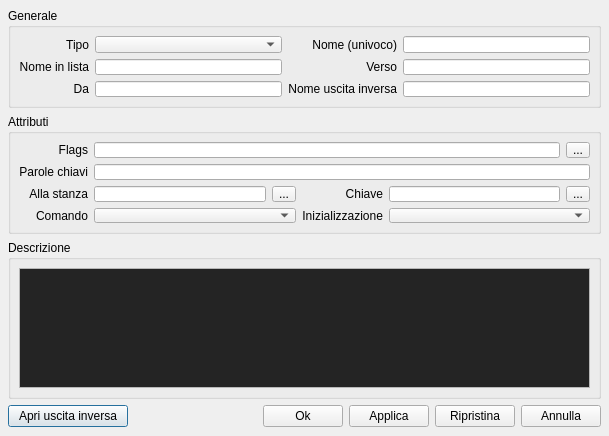
<?xml version="1.0" encoding="UTF-8"?>
<ui version="4.0">
 <class>GuiExit</class>
 <widget class="QDialog" name="GuiExit">
  <property name="geometry">
   <rect>
    <x>0</x>
    <y>0</y>
    <width>609</width>
    <height>436</height>
   </rect>
  </property>
  <property name="windowTitle">
   <string>Dialog</string>
  </property>
  <layout class="QGridLayout">
   <property name="margin">
    <number>8</number>
   </property>
   <property name="spacing">
    <number>6</number>
   </property>
   <item row="3" column="0">
    <layout class="QHBoxLayout">
     <property name="spacing">
      <number>6</number>
     </property>
     <property name="margin">
      <number>0</number>
     </property>
     <item>
      <widget class="QPushButton" name="mp_pbOpenReverseExit">
       <property name="minimumSize">
        <size>
         <width>120</width>
         <height>0</height>
        </size>
       </property>
       <property name="text">
        <string>Apri uscita inversa</string>
       </property>
      </widget>
     </item>
     <item>
      <spacer>
       <property name="orientation">
        <enum>Qt::Horizontal</enum>
       </property>
       <property name="sizeHint" stdset="0">
        <size>
         <width>91</width>
         <height>23</height>
        </size>
       </property>
      </spacer>
     </item>
     <item>
      <widget class="QPushButton" name="mp_pbOk">
       <property name="text">
        <string>Ok</string>
       </property>
      </widget>
     </item>
     <item>
      <widget class="QPushButton" name="mp_pbSave">
       <property name="text">
        <string>Applica</string>
       </property>
      </widget>
     </item>
     <item>
      <widget class="QPushButton" name="mp_pbRestore">
       <property name="text">
        <string>Ripristina</string>
       </property>
      </widget>
     </item>
     <item>
      <widget class="QPushButton" name="mp_pbCancel">
       <property name="text">
        <string>Annulla</string>
       </property>
      </widget>
     </item>
    </layout>
   </item>
   <item row="1" column="0">
    <widget class="QGroupBox" name="mp_gbAttributes">
     <property name="minimumSize">
      <size>
       <width>16</width>
       <height>120</height>
      </size>
     </property>
     <property name="title">
      <string>Attributi</string>
     </property>
     <layout class="QGridLayout">
      <property name="margin">
       <number>8</number>
      </property>
      <property name="spacing">
       <number>6</number>
      </property>
      <item row="2" column="3">
       <widget class="QLabel" name="mp_labelKey">
        <property name="text">
         <string>Chiave</string>
        </property>
        <property name="alignment">
         <set>Qt::AlignRight|Qt::AlignTrailing|Qt::AlignVCenter</set>
        </property>
       </widget>
      </item>
      <item row="3" column="1" colspan="2">
       <widget class="QComboBox" name="mp_comboOpenCommand"/>
      </item>
      <item row="1" column="1" colspan="5">
       <widget class="QLineEdit" name="mp_leKeys"/>
      </item>
      <item row="2" column="5">
       <widget class="QToolButton" name="mp_tbKey">
        <property name="text">
         <string>...</string>
        </property>
       </widget>
      </item>
      <item row="0" column="5">
       <widget class="QToolButton" name="mp_tbFlags">
        <property name="text">
         <string>...</string>
        </property>
       </widget>
      </item>
      <item row="2" column="2">
       <widget class="QToolButton" name="mp_tbToRoom">
        <property name="text">
         <string>...</string>
        </property>
       </widget>
      </item>
      <item row="1" column="0">
       <widget class="QLabel" name="mp_labelKeys">
        <property name="text">
         <string>Parole chiavi</string>
        </property>
        <property name="alignment">
         <set>Qt::AlignRight|Qt::AlignTrailing|Qt::AlignVCenter</set>
        </property>
       </widget>
      </item>
      <item row="0" column="0">
       <widget class="QLabel" name="mp_labelFlags">
        <property name="text">
         <string>Flags</string>
        </property>
        <property name="alignment">
         <set>Qt::AlignRight|Qt::AlignTrailing|Qt::AlignVCenter</set>
        </property>
       </widget>
      </item>
      <item row="2" column="1">
       <widget class="QLineEdit" name="mp_leToRoom">
        <property name="maxLength">
         <number>6</number>
        </property>
       </widget>
      </item>
      <item row="3" column="3">
       <widget class="QLabel" name="mp_labelInit">
        <property name="text">
         <string>Inizializzazione</string>
        </property>
        <property name="alignment">
         <set>Qt::AlignRight|Qt::AlignTrailing|Qt::AlignVCenter</set>
        </property>
       </widget>
      </item>
      <item row="2" column="4">
       <widget class="QLineEdit" name="mp_leKey">
        <property name="maxLength">
         <number>6</number>
        </property>
       </widget>
      </item>
      <item row="3" column="4" colspan="2">
       <widget class="QComboBox" name="mp_comboInit"/>
      </item>
      <item row="0" column="1" colspan="4">
       <widget class="QLineEdit" name="mp_leFlags">
        <property name="focusPolicy">
         <enum>Qt::NoFocus</enum>
        </property>
        <property name="readOnly">
         <bool>true</bool>
        </property>
       </widget>
      </item>
      <item row="2" column="0">
       <widget class="QLabel" name="mp_labelToRoom">
        <property name="text">
         <string>Alla stanza</string>
        </property>
        <property name="alignment">
         <set>Qt::AlignRight|Qt::AlignTrailing|Qt::AlignVCenter</set>
        </property>
       </widget>
      </item>
      <item row="3" column="0">
       <widget class="QLabel" name="mp_labelOpenCommand">
        <property name="text">
         <string>Comando</string>
        </property>
        <property name="alignment">
         <set>Qt::AlignRight|Qt::AlignTrailing|Qt::AlignVCenter</set>
        </property>
       </widget>
      </item>
     </layout>
    </widget>
   </item>
   <item row="2" column="0">
    <widget class="QGroupBox" name="mp_gbDescription">
     <property name="title">
      <string>Descrizione</string>
     </property>
     <layout class="QGridLayout">
      <property name="margin">
       <number>8</number>
      </property>
      <property name="spacing">
       <number>6</number>
      </property>
      <item row="0" column="0">
       <widget class="QTextEdit" name="mp_teDescription">
        <property name="maximumSize">
         <size>
          <width>16777215</width>
          <height>200</height>
         </size>
        </property>
        <property name="palette">
         <palette>
          <active>
           <colorrole role="Text">
            <brush brushstyle="SolidPattern">
             <color alpha="255">
              <red>193</red>
              <green>193</green>
              <blue>193</blue>
             </color>
            </brush>
           </colorrole>
           <colorrole role="Base">
            <brush brushstyle="SolidPattern">
             <color alpha="255">
              <red>36</red>
              <green>36</green>
              <blue>36</blue>
             </color>
            </brush>
           </colorrole>
          </active>
          <inactive>
           <colorrole role="Text">
            <brush brushstyle="SolidPattern">
             <color alpha="255">
              <red>193</red>
              <green>193</green>
              <blue>193</blue>
             </color>
            </brush>
           </colorrole>
           <colorrole role="Base">
            <brush brushstyle="SolidPattern">
             <color alpha="255">
              <red>36</red>
              <green>36</green>
              <blue>36</blue>
             </color>
            </brush>
           </colorrole>
          </inactive>
          <disabled>
           <colorrole role="Text">
            <brush brushstyle="SolidPattern">
             <color alpha="255">
              <red>120</red>
              <green>120</green>
              <blue>120</blue>
             </color>
            </brush>
           </colorrole>
           <colorrole role="Base">
            <brush brushstyle="SolidPattern">
             <color alpha="255">
              <red>240</red>
              <green>240</green>
              <blue>240</blue>
             </color>
            </brush>
           </colorrole>
          </disabled>
         </palette>
        </property>
       </widget>
      </item>
     </layout>
    </widget>
   </item>
   <item row="0" column="0">
    <widget class="QGroupBox" name="mp_gbMain">
     <property name="minimumSize">
      <size>
       <width>16</width>
       <height>100</height>
      </size>
     </property>
     <property name="title">
      <string>Generale</string>
     </property>
     <layout class="QGridLayout">
      <property name="margin">
       <number>8</number>
      </property>
      <property name="spacing">
       <number>6</number>
      </property>
      <item row="0" column="0">
       <widget class="QLabel" name="mp_labelDirection">
        <property name="toolTip">
         <string>Per i comandi di movimento.</string>
        </property>
        <property name="text">
         <string>Tipo</string>
        </property>
        <property name="alignment">
         <set>Qt::AlignRight|Qt::AlignTrailing|Qt::AlignVCenter</set>
        </property>
       </widget>
      </item>
      <item row="0" column="1">
       <widget class="QComboBox" name="mp_comboDirection"/>
      </item>
      <item row="2" column="0">
       <widget class="QLabel" name="mp_labelFromName">
        <property name="toolTip">
         <string>Viene usata tutte le volte che bisogna specificare da dove si proviene.</string>
        </property>
        <property name="text">
         <string>Da</string>
        </property>
        <property name="alignment">
         <set>Qt::AlignRight|Qt::AlignTrailing|Qt::AlignVCenter</set>
        </property>
       </widget>
      </item>
      <item row="2" column="1">
       <widget class="QLineEdit" name="mp_leFromName"/>
      </item>
      <item row="1" column="0">
       <widget class="QLabel" name="mp_labelListName">
        <property name="toolTip">
         <string>Il nome che compare quando c'e' una lista di uscite.</string>
        </property>
        <property name="text">
         <string>Nome in lista</string>
        </property>
        <property name="alignment">
         <set>Qt::AlignRight|Qt::AlignTrailing|Qt::AlignVCenter</set>
        </property>
       </widget>
      </item>
      <item row="1" column="1">
       <widget class="QLineEdit" name="mp_leListName"/>
      </item>
      <item row="2" column="2">
       <widget class="QLabel" name="mp_labelRevDirName">
        <property name="toolTip">
         <string>E' il nome dell'uscita inversa.</string>
        </property>
        <property name="text">
         <string>Nome uscita inversa</string>
        </property>
        <property name="alignment">
         <set>Qt::AlignRight|Qt::AlignTrailing|Qt::AlignVCenter</set>
        </property>
       </widget>
      </item>
      <item row="2" column="3">
       <widget class="QLineEdit" name="mp_leRevDirName"/>
      </item>
      <item row="1" column="2">
       <widget class="QLabel" name="mp_labelToName">
        <property name="toolTip">
         <string>Viene usata tutte le volte che bisogna specificare un verso di direzione.</string>
        </property>
        <property name="text">
         <string>Verso</string>
        </property>
        <property name="alignment">
         <set>Qt::AlignRight|Qt::AlignTrailing|Qt::AlignVCenter</set>
        </property>
       </widget>
      </item>
      <item row="1" column="3">
       <widget class="QLineEdit" name="mp_leToName"/>
      </item>
      <item row="0" column="2">
       <widget class="QLabel" name="mp_labelName">
        <property name="toolTip">
         <string>Per i comandi di movimento.</string>
        </property>
        <property name="text">
         <string>Nome (univoco)</string>
        </property>
        <property name="alignment">
         <set>Qt::AlignRight|Qt::AlignTrailing|Qt::AlignVCenter</set>
        </property>
       </widget>
      </item>
      <item row="0" column="3">
       <widget class="QLineEdit" name="mp_leName"/>
      </item>
     </layout>
    </widget>
   </item>
  </layout>
  <widget class="QWidget" name="widget" native="true">
   <property name="geometry">
    <rect>
     <x>9</x>
     <y>402</y>
     <width>591</width>
     <height>25</height>
    </rect>
   </property>
  </widget>
 </widget>
 <layoutdefault spacing="5" margin="5"/>
 <tabstops>
  <tabstop>mp_comboDirection</tabstop>
  <tabstop>mp_leName</tabstop>
  <tabstop>mp_leListName</tabstop>
  <tabstop>mp_leToName</tabstop>
  <tabstop>mp_leFromName</tabstop>
  <tabstop>mp_leRevDirName</tabstop>
  <tabstop>mp_tbFlags</tabstop>
  <tabstop>mp_leKeys</tabstop>
  <tabstop>mp_leToRoom</tabstop>
  <tabstop>mp_tbToRoom</tabstop>
  <tabstop>mp_leKey</tabstop>
  <tabstop>mp_tbKey</tabstop>
  <tabstop>mp_comboOpenCommand</tabstop>
  <tabstop>mp_comboInit</tabstop>
  <tabstop>mp_teDescription</tabstop>
  <tabstop>mp_pbOpenReverseExit</tabstop>
  <tabstop>mp_pbOk</tabstop>
  <tabstop>mp_pbSave</tabstop>
  <tabstop>mp_pbRestore</tabstop>
  <tabstop>mp_pbCancel</tabstop>
 </tabstops>
 <resources/>
 <connections/>
</ui>
